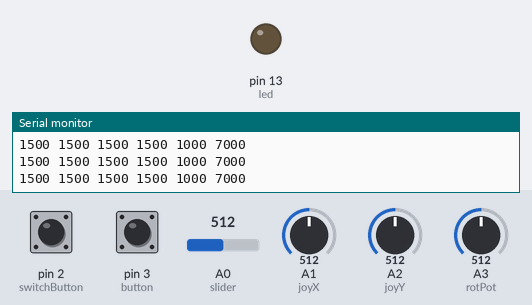
Recording of a sketch running on a simulated Arduino Uno, built with avr-gcc and run on an emulated ATmega328P. Shown: output pins drawn as LEDs (lit = HIGH), the last lines printed to the serial monitor. The inputs (shaded band) are chosen by the test bench; at power-on: pin 2 (switchButton) HIGH, A0 (slider) = 512, A1 (joyX) = 512, A2 (joyY) = 512, A3 (rotPot) = 512, pin 3 (button) LOW.

Above: at 1.2 s.
1.3 s: pin 2 (switchButton) pulled LOW for 3.2 s
At 2.8 s:
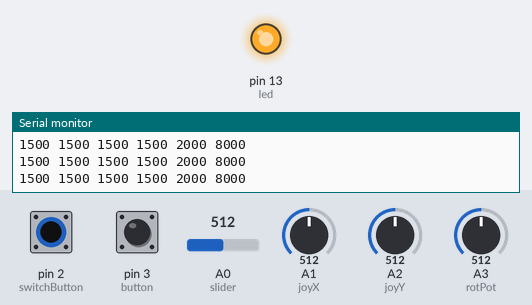
6.0 s: A0 (slider) set to 490
9.0 s: A1 (joyX) set to 490
12.0 s: A2 (joyY) set to 490
15.0 s: A3 (rotPot) set to 490
16.5 s: pin 2 (switchButton) pulled LOW for 0.15 s
Timing chart, 0 to 19.5 s (numbered marks = the images above; inputs shaded):
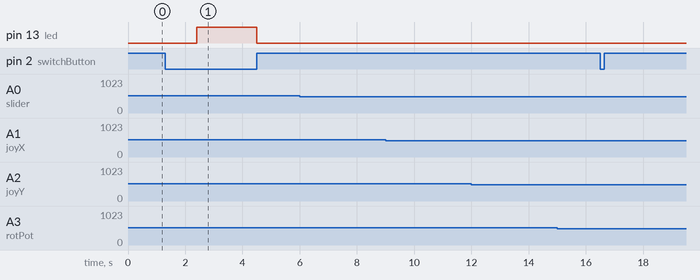

Measured:
- after the input at 1.3 s, pin 13 (led): LOW → HIGH after 1.1 s, → LOW 2.1 s later

The sketch:

controller.ino
```cpp
//Controller Input
#define MAX_PLAYBACK_TIME 500
int slider = A0;
int joyX = A1;
int joyY = A2;
int rotPot = A3;
int switchButton = 2;
int button = 3;
int led = 13;
int brightness = 0;
boolean increase = true;
//boolean record = false;
//boolean playback = false;
//String recordedMovements[MAX_PLAYBACK_TIME];
//int count=0;
// the setup routine runs once when you press reset:
void setup(){
  Serial.begin(9600);
  pinMode(slider,INPUT);
  pinMode(rotPot,INPUT);
  pinMode(joyX,INPUT);
  pinMode(joyY,INPUT);
  pinMode(switchButton,INPUT);
  pinMode(button,INPUT);
}

// the loop routine runs over and over again forever:
void loop() {
  int sliderInfo = map(analogRead(slider),0,1023,2000,1000);
  int rotPotInfo = map(analogRead(rotPot),0,1023,1000,2000);
  int joyInfo[2] = {map(analogRead(joyX),0,1023,1750,1250),map(analogRead(joyY),0,1023,1250,1750)};
  int switchInfo = map(!digitalRead(switchButton),0,1,1000,2000);
  int buttonInfo = map(digitalRead(button),0,1,1000,2000);
  int checksum = sliderInfo + rotPotInfo + joyInfo[0] + joyInfo[1] + switchInfo;// + buttonInfo;
  if(switchInfo/1000-1){
    incrementBrightness(4);
  }else{
    digitalWrite(led,LOW);
  }
  /*
  if(switchInfo/1000-1){
    record = true;
  }else{
    record = false;
  }if(buttonInfo/1000-1){
    playback=!playback;
  }
  if(!record||count>=MAX_PLAYBACK_TIME)
    digitalWrite(led,LOW);
  if(record&&count<MAX_PLAYBACK_TIME){
    incrementBrightness(4);
    String space = " ";
    recordedMovements[count] = joyInfo[0]+space+joyInfo[1]+space+rotPotInfo+space+sliderInfo+space+switchInfo+space+checksum+space;
    count++;//160
  }
  else if(playback){
    for(int i=0;i<count;i++){
      if(recordedMovements[i] == NULL)
        break;
      Serial.print("Playback: ");
      Serial.println(recordedMovements[i]);
    }
    //Clear
    memset(recordedMovements,NULL,sizeof(recordedMovements));
    count = 0;
    playback = false;
  }
  //Serial.print(count);
  //Serial.print(":");
  //Serial.print(playback);
  //Serial.print(":");
  //Serial.println(record);
  */
  //JoyX
  //JoyY
  //RotPot
  //Slider
  //Switch
  //Checksum

  Serial.print(joyInfo[0]);
  Serial.print(" ");
  Serial.print(joyInfo[1]);
  Serial.print(" ");
  Serial.print(rotPotInfo);
  Serial.print(" ");
  Serial.print(sliderInfo);
  Serial.print(" ");
  Serial.print(switchInfo);
  Serial.print(" ");
  Serial.print(checksum);
  Serial.println(" ");
  //Serial.print("aaaaaaaaaaaaaaaaaaa");
  //Serial.println(count);
}

void incrementBrightness(int incVal){
  analogWrite(led,brightness);
  if(increase){
    brightness+=incVal;
    if(brightness>=255-incVal)
      increase = false;
  }
  else{
    brightness-=incVal;
    if(brightness<=0)
      increase = true;
  }
}
```
